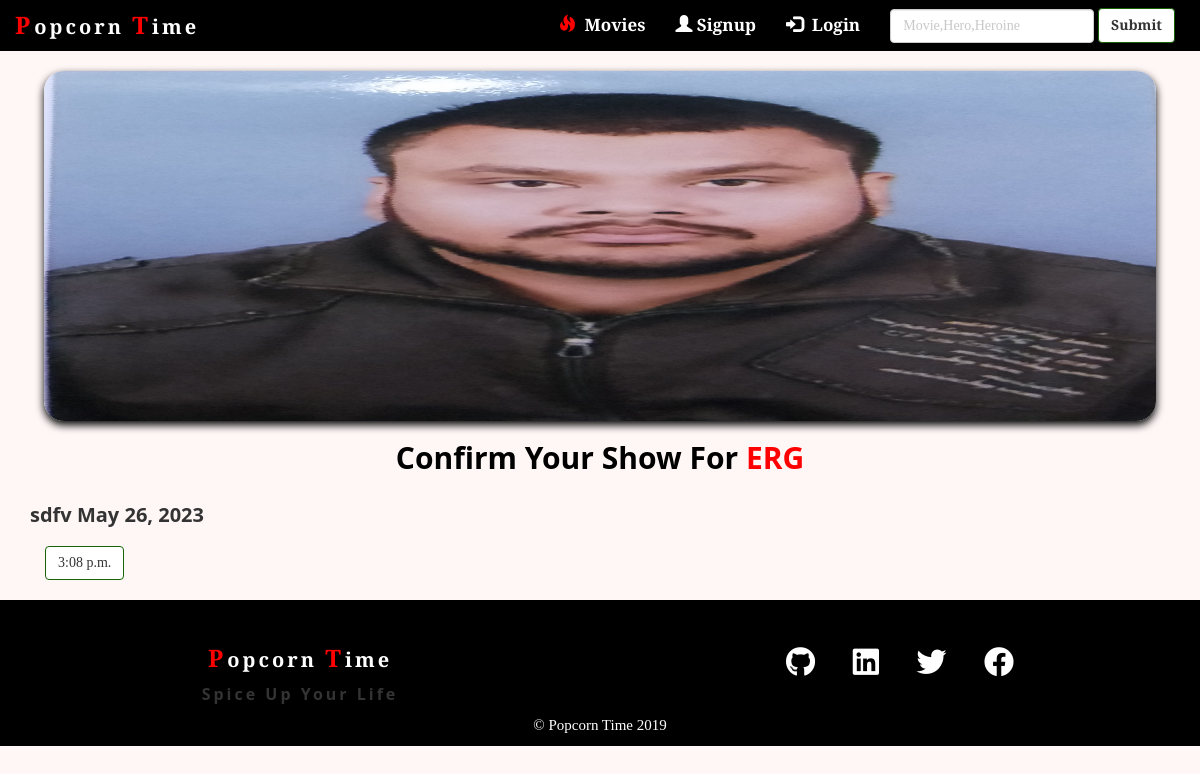
The page /theatre-list/1/ on the database its author committed.
### dashboard/models.py (models this page shows, shortened)
class movie(models.Model) :
    name = models.CharField(max_length=50)
    hero = models.CharField(max_length=30)
    heroine = models.CharField(max_length=30)
    director = models.CharField(max_length=30)
    genre = models.CharField(max_length=150,help_text='Seperate genre with spaces',null=True)
    language = models.CharField(max_length=150,help_text='Seperate language with spaces',null=True)
    description = models.TextField(default='Description Text')
    release_date = models.DateField(help_text='mm/dd/yyyy')
    runtime_in_minutes = models.IntegerField(validators=[MaxValueValidator(200)])
    trailer = models.CharField(max_length=1000)
    thumbnail_image = models.ImageField(upload_to='movie_thumbs')
    slideshow_image = models.ImageField(upload_to='movie_thumbs',default='true')

class show(models.Model) :
    date = models.DateField()
    time = models.TimeField()
    price = models.IntegerField()
    screen = models.ForeignKey(screen,related_name="show_screen",on_delete=models.CASCADE)
    theatre = models.ForeignKey(theatre,related_name="show_theatre",on_delete=models.CASCADE)
    movie = models.ForeignKey(movie,related_name="show_movie",on_delete=models.CASCADE)

class theatre(models.Model) :
    name = models.CharField(max_length=30)
    address = models.CharField(max_length=100)
    phone = models.BigIntegerField()
    theatre_manager = models.ForeignKey(theatre_manager,related_name="theatre",on_delete=models.CASCADE)

### main/views.py (the view)
# urls.py: re_path(r'^theatre-list/(?P<pk>\d+)/',views.movie_booking_theatre.as_view(),name="movie-booking-theatre"),
class movie_booking_theatre(DetailView) :
    context_object_name = 'movie'
    model = models.movie
    template_name = 'main/movie-booking-theatre.html'

### main/templates/main/movie-booking-theatre.html (shortened to what this page needs)
{% extends 'main/layout.html' %}
{% block content %}
<div class="container-fluid" style="margin-top: -20px;">
    <img src="{{ movie.slideshow_image.url }}" alt="{{ movie.slideshow_image }}" height="350px;" width="95%"
        class="center-block slideshow_image" />
    <h2 style="text-align: center;color: rgb(0,0,0);margin-top : 20px;"><strong>Confirm Your Show For <span style="color : rgb(255,0,0);">{{ movie.name|upper}}</span> </strong></h2>
</div>
<div class="container" style="margin-bottom: 20px;">
    {% for current in movie.show_movie.all %}
    {% ifchanged %}
    <h4 style="margin-top : 20px;margin-bottom: 20px;"><strong>{{ current.theatre.name }} {{ current.date }}</strong>
    </h4>
    {% endifchanged %}
    <a href="{% url 'main:movie-booking' pk=current.id %}"><button class="btn btn-default" style="display: inline-block;margin-left : 15px;">{{ current.time }}</button></a>
    {% endfor %}
</div>
{% endblock %}

### static/css/w3.css (style rules this page uses)
html { box-sizing:border-box }
*,*:before,*:after { box-sizing:inherit }
html { -ms-text-size-adjust:100%;-webkit-text-size-adjust:100% }
body { margin:0 }
a { background-color:transparent;-webkit-text-decoration-skip:objects }
img { border-style:none }
button,input,select,textarea { font:inherit;margin:0 }
button,input { overflow:visible }
button,select { text-transform:none }
button,html [type=button],[type=reset],[type=submit] { -webkit-appearance:button }
html,body { font-family:Verdana,sans-serif;font-size:15px;line-height:1.5 }
html { overflow-x:hidden }
h2 { font-size:30px }
h4 { font-size:20px }
h1,h2,h3,h4,h5,h6 { font-family:"Segoe UI",Arial,sans-serif;font-weight:400;margin:10px 0 }
img { vertical-align:middle }
a { color:inherit }

### static/css/main.css (style rules this page uses)
* { margin: 0; padding: 0; border: 0; }
body { font-family: 'Bitter', serif; }

### main/templates/main/movie-booking-theatre.html (style rules this page uses)
.btn-default { border: 1px solid rgb(24, 100, 5); }
.slideshow_image { box-shadow: 0px 4px 8px 0px rgb(0,0,0); border-radius: 20px; }

### rows shown on the page
movie: slideshow_image (picture), name "ERG"
show: theatre.name "sdfv", date "May 26, 2023", time "3:08 p.m."
